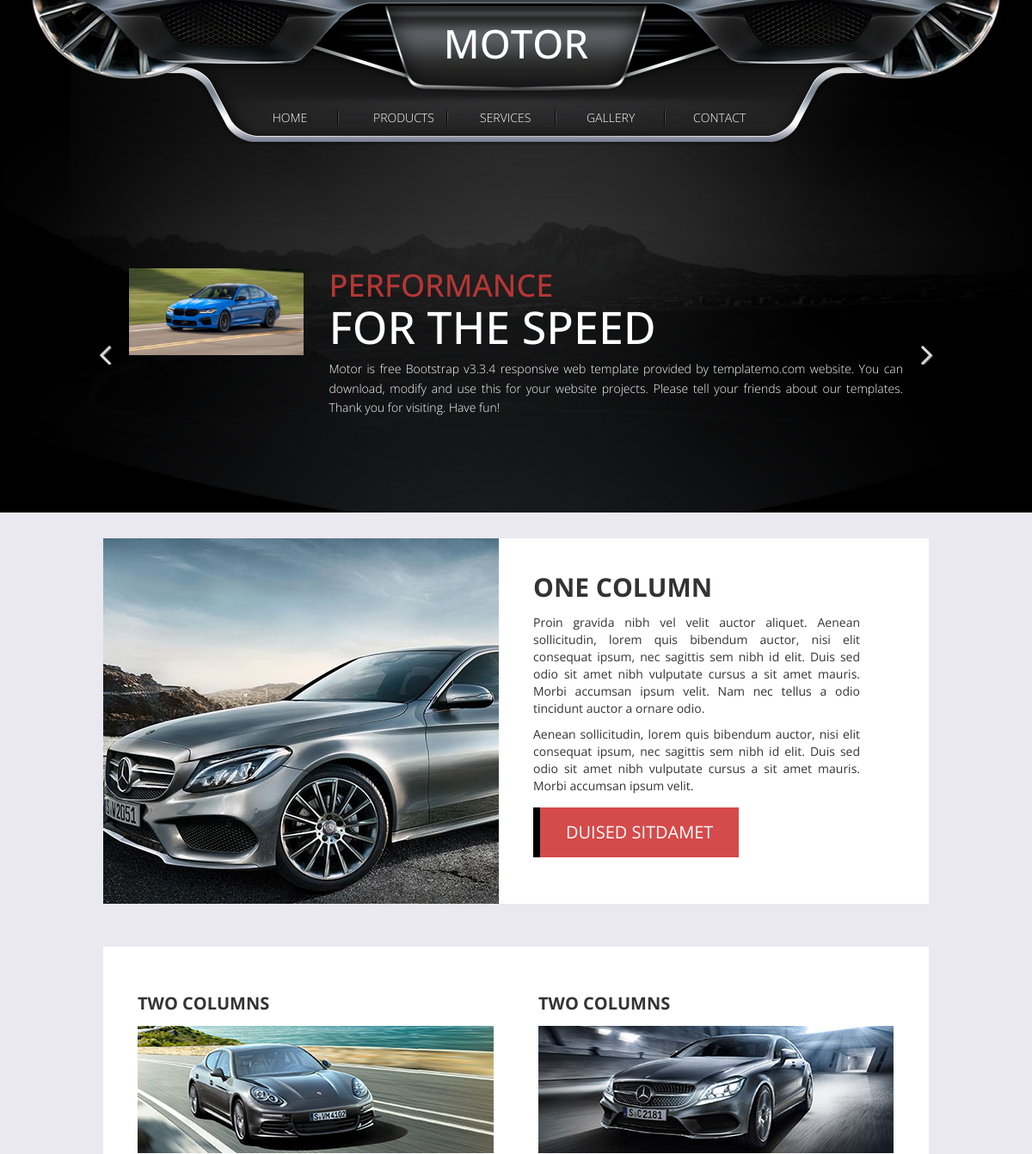
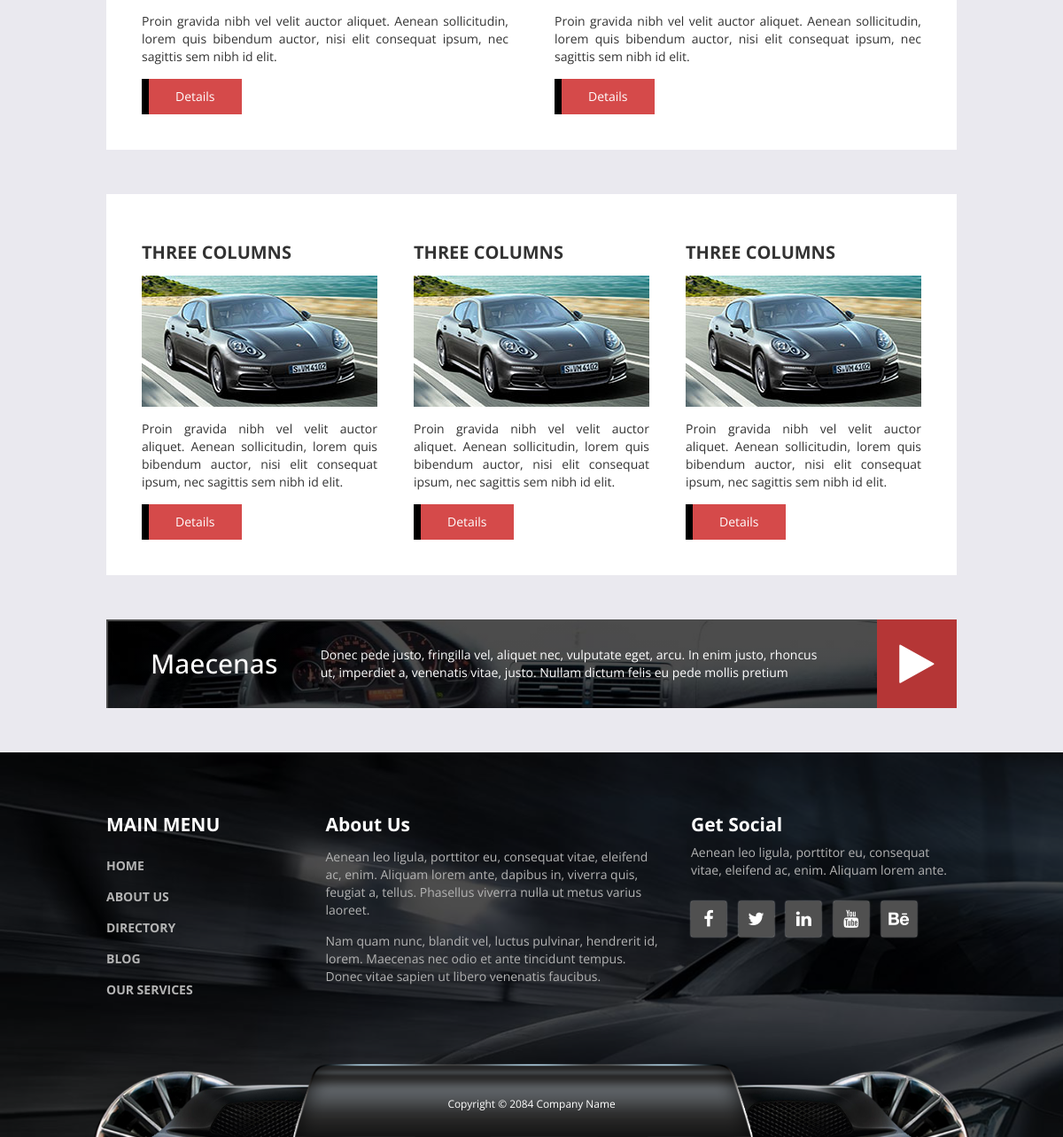
The page / on the database its author committed (2 pictures, top to bottom).
### main/models.py (models this page shows, shortened)
class HomeSlider(models.Model):
    name1 = models.CharField('Slider name1', max_length=30)
    name2 = models.CharField('Slider name2', max_length=30)
    about = models.TextField('Slider about')
    img = models.ImageField('Slider image', upload_to='media')
    class Meta:
        verbose_name = 'HomeSlider'
        verbose_name_plural = 'HomeSliders'

### main/views.py (the view)
# urls.py: path('', views.HomeListView.as_view(), name='home'),
class HomeListView(ListView):
    template_name = 'index.html'
    def get(self, request):
        slider = HomeSlider.objects.all()
        return render(request, self.template_name, {'slider':slider})

### main/templates/index.html
{% extends 'base.html' %}
{% block content %}
    <section class="container margin-bottom-50">
      <div class="about-container">
        <div class="about-container-left">
          <img src="img/about/2.jpg" alt="Image" class="img-responsive">
        </div>
        <div class="about-container-right">
          <h2 class="about-title">One Column</h2>
          <p class="about-description">Proin gravida nibh vel velit auctor aliquet. Aenean sollicitudin, lorem quis bibendum auctor, nisi elit consequat ipsum, nec sagittis sem nibh id elit. Duis sed odio sit amet nibh vulputate cursus a sit amet mauris. Morbi accumsan ipsum velit. Nam nec tellus a odio tincidunt auctor a ornare odio.</p>
          <p class="about-description">Aenean sollicitudin, lorem quis bibendum auctor, nisi elit consequat ipsum, nec sagittis sem nibh id elit. Duis sed odio sit amet nibh vulputate cursus a sit amet mauris. Morbi accumsan ipsum velit.</p>
          <a href="#" class="about-link">Duised sitDamet</a>
        </div>
      </div>
      <div class="about-container-2 margin-bottom-50">
        <div class="about-container-inner">
          <h3 class="about-title-2">Two Columns</h3>
          <img src="img/about/3.jpg" alt="Image" class="img-responsive margin-bottom-15">
          <p class="about-description">Proin gravida nibh vel velit auctor aliquet. Aenean sollicitudin, lorem quis bibendum auctor, nisi elit consequat ipsum, nec sagittis sem nibh id elit.</p>
          <a href="#" class="about-link about-link-2">Details</a>
        </div>
        <div class="about-container-inner">
          <h3 class="about-title-2">Two Columns</h3>
          <img src="img/about/4.jpg" alt="Image" class="img-responsive margin-bottom-15">
          <p class="about-description">Proin gravida nibh vel velit auctor aliquet. Aenean sollicitudin, lorem quis bibendum auctor, nisi elit consequat ipsum, nec sagittis sem nibh id elit.</p>
          <a href="#" class="about-link about-link-2">Details</a>
        </div>
      </div>
      <div class="about-container-2">
        <div class="services-container-inner">
          <h3 class="about-title-2">Three Columns</h3>
          <img src="img/services-1.jpg" alt="Image" class="img-responsive margin-bottom-15">
          <p class="about-description">Proin gravida nibh vel velit auctor aliquet. Aenean sollicitudin, lorem quis bibendum auctor, nisi elit consequat ipsum, nec sagittis sem nibh id elit.</p>
          <a href="#" class="about-link about-link-2">Details</a>
        </div>
        <div class="services-container-inner">
          <h3 class="about-title-2">Three Columns</h3>
          <img src="img/services-1.jpg" alt="Image" class="img-responsive margin-bottom-15">
          <p class="about-description">Proin gravida nibh vel velit auctor aliquet. Aenean sollicitudin, lorem quis bibendum auctor, nisi elit consequat ipsum, nec sagittis sem nibh id elit.</p>
          <a href="#" class="about-link about-link-2">Details</a>
        </div>
        <div class="services-container-inner">
          <h3 class="about-title-2">Three Columns</h3>
          <img src="img/services-1.jpg" alt="Image" class="img-responsive margin-bottom-15">
          <p class="about-description">Proin gravida nibh vel velit auctor aliquet. Aenean sollicitudin, lorem quis bibendum auctor, nisi elit consequat ipsum, nec sagittis sem nibh id elit.</p>
          <a href="#" class="about-link about-link-2">Details</a>
        </div>
      </div>
      <div class="tm-banner">
        <h2 class="tm-banner-title">Maecenas</h2>
        <p class="tm-banner-description">Donec pede justo, fringilla vel, aliquet nec, vulputate eget, arcu. In enim justo, rhoncus ut, imperdiet a, venenatis vitae, justo. Nullam dictum felis eu pede mollis pretium</p>
        <a href="#" class="tm-banner-link"><i class="fa fa-play"></i></a>
      </div>
    </section>
{% endblock %}

### main/templates/base.html (shortened to what this page needs)
{% load static %}
<!DOCTYPE html>
<html lang="en">
<head>
  <link href="{% static 'css/bootstrap.min.css' %}" rel="stylesheet">
  <link href="{% static 'css/font-awesome.min.css' %}" rel="stylesheet">
  <link href="{% static 'css/templatemo-style.css' %}" rel="stylesheet">
      </head>
      <body class="about-page">
        <section class="templatemo-top-section">
          <div class="templatemo-header">
            <img class="templatemo-header-img" src="{% static 'img/header.png' %}" alt="Header">
            <h1 class="templatemo-site-name">Motor</h1>
            <div class="templatemo-nav-container">
              <nav class="templatemo-nav">
                <ul>
                 <li><a href="{% url 'home' %}">Home</a></li>
                 <li><a href="{% url 'products' %}">Products</a></li>
                 <li><a href="{% url 'services' %}">Services</a></li>
                 <li><a href="{% url 'gallery' %}">Gallery</a></li>
                 <li><a href="{% url 'contact' %}">Contact</a></li>
               </ul>
             </nav>
           </div>
         </div>
            {% include '_homeslider.html' %}
      </section>
{% block content %}{% endblock %}
    <footer class="tm-footer">
        <div class="container">
          <div class="row margin-bottom-60">
            <nav class="col-lg-3 col-md-3 tm-footer-nav tm-footer-div">
              <h3 class="tm-footer-div-title">Main Menu</h3>
              <ul>
                <li><a href="{% url 'home' %}">Home</a></li>
                <li><a href="{% url 'about' %}">About Us</a></li>
                <li><a href="{% url 'gallery' %}">Directory</a></li>
                <li><a href="#">Blog</a></li>
                <li><a href="{% url 'services' %}">Our Services</a></li>
              </ul>
            </nav>
            <div class="col-lg-5 col-md-5 tm-footer-div">
              <h3 class="tm-footer-div-title">About Us</h3>
              <p class="margin-top-15">Aenean leo ligula, porttitor eu, consequat vitae, eleifend ac, enim. Aliquam lorem ante, dapibus in, viverra quis, feugiat a, tellus. Phasellus viverra nulla ut metus varius laoreet.</p>
              <p class="margin-top-15">Nam quam nunc, blandit vel, luctus pulvinar, hendrerit id, lorem. Maecenas nec odio et ante tincidunt tempus. Donec vitae sapien ut libero venenatis faucibus.</p>
            </div>
            <div class="col-lg-4 col-md-4 tm-footer-div">
              <h3 class="tm-footer-div-title">Get Social</h3>
              <p>Aenean leo ligula, porttitor eu, consequat vitae, eleifend ac, enim. Aliquam lorem ante.</p>
              <div class="tm-social-icons-container">
                <a href="#" class="tm-social-icon"><i class="fa fa-facebook"></i></a>
                <a href="#" class="tm-social-icon"><i class="fa fa-twitter"></i></a>
                <a href="#" class="tm-social-icon"><i class="fa fa-linkedin"></i></a>
                <a href="#" class="tm-social-icon"><i class="fa fa-youtube"></i></a>
                <a href="#" class="tm-social-icon"><i class="fa fa-behance"></i></a>
              </div>
            </div>
          </div>
          <div class="row tm-copyright">
            <p class="col-lg-12 small copyright-text text-center">Copyright &copy; 2084 Company Name</p>
          </div>
        </div>
      </footer>
    </body>
    </html>

### main/templates/_homeslider.html
<div class="templatemo-welcome welcome-slider">
    <div class="container">
      <div class="row">
        <div class="flexslider">
          <ul class="slides">
            {% for i in slider %}
            <li>
              <div class="about-slider">
                <div class="col-lg-3 col-md-3 col-sm-4 col-xs-12">
                  <img src="{{ i.img.url }}" class="img-responsive" alt="Image">
                </div>
                <div class="col-lg-9 col-md-9 col-sm-8 col-xs-12 about-slider-description">
                  <h2 class="text-uppercase welcome-title">
                        <span class="welcome-title-1">{{ i.name1 }}</span>
                        <span class="welcome-title-2">{{ i.name2 }}</span>
                  </h2>
                  <p class="welcome-message">{{ i.about }}</p>
                </div>
              </div>
              {% endfor %}
            </li>
          </ul>
        </div>
      </div>
    </div>
  </div>

### rows shown on the page
HomeSlider: img (picture), name1 "PERFORMANCE", name2 "FOR THE SPEED", about "Motor is free Bootstrap v3.3.4 responsive web template provided by templatemo.com website. You can download, modify and use this for your website projects. Please tell your friends about our templates. Thank you for visiting. Have fun!"
